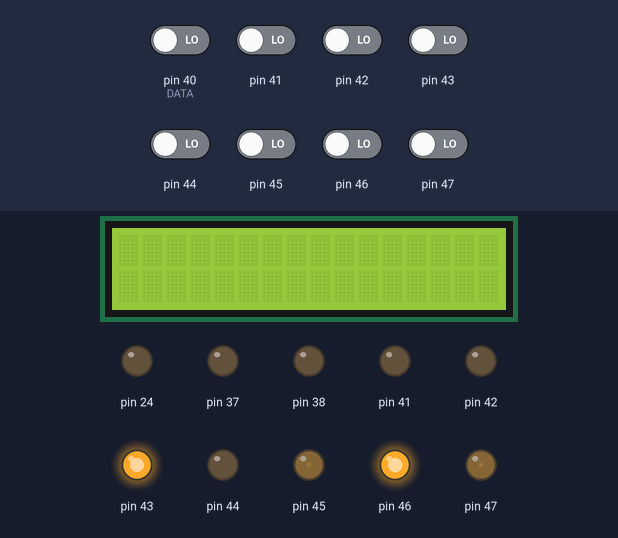
Simulated run of this sketch. Board: Arduino Mega 2560, built with avr-gcc and run on an emulated ATmega2560. Parts: 16×2 character LCD, output pins drawn as LEDs (lit = HIGH). Wiring (inferred from the signals the program sends): character LCD (HD44780): RS pin 23; E pin 50; data pin 25, pin 26, pin 27, pin 28, pin 29, pin 30, pin 31, pin 32. The inputs (shaded band) are chosen by the test bench; at power-on: pin 40 (DATA), pin 41–47 LOW. Pins used as bus, display or sensor lines are not drawn; what the sketch prints to the serial monitor is not drawn.

Above: at 0.2 s.
Timing chart, 0 to 1.7 s (numbered marks = the images above):
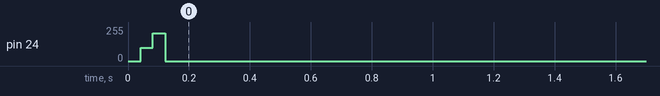

The sketch:

VSBP8-0.9.ino
```cpp
#define ADR 22
#define DATA 40
#define WE 50
#define OE 51
#define CE 52

char buff[200];

#define LEN 28
long prog[LEN] = {0x0000, 0x00, 0x08, 0x40, 0x08, 0x60, 0x08, -1, 0x0080, 0x00, 0x08, 0x01, 0x0a, 0x40, 0x08, 0x44, 0x08, 0x48, 0x08, 0x4c, 0x08, -1, 0x0100, 0x00, 0x48, 0x60, 0x48, -1};

void setup() {
  Serial.begin(9600);
  while(!Serial)
    delay(10);
  int i;
  int len;
  for (i = 22; i <= 53; i++)
    pinMode(i, INPUT);

  pinMode(WE, OUTPUT);
  digitalWrite(WE, HIGH);
  pinMode(OE, OUTPUT);
  digitalWrite(OE, HIGH);
  pinMode(CE, OUTPUT);
  digitalWrite(CE, LOW);
  for (i = 0; i < 17; i++)
    pinMode(ADR+i, OUTPUT);
  for (i = 0; i < 8; i++)
    pinMode(DATA+i, OUTPUT);
  page();

  for (i = 0; i < 8; i++)
    pinMode(DATA+i, INPUT);
  Serial.println(show(0x0000)); //should be 0x08
  Serial.println(show(128)); //should be 0x50
}

void page()
{
  long i, j;
  int pagehere;
  long page;
  for (i = 0, pagehere = 1; i < LEN;) {
    if (pagehere) {
      def(0x5555, 0xAA);
      def(0x2AAA, 0x55);
      def(0x5555, 0xA0);
      page = prog[i];
      Serial.print("page:");
      Serial.println(page);
      pagehere = 0;
      i++;
    }
    else if (prog[i] == -1) {
      pagehere = 1;
      digitalWrite(WE, HIGH);
      delay(20);
      i++;
    }
    else {
      def(page+prog[i], prog[i+1]);
      Serial.print(page+prog[i]);
      Serial.print(":");
      Serial.print(prog[i+1]);
      Serial.print(" i:");
      Serial.println(i);
      i += 2;
    }
  }
}

void setadr(long a)
{
  long i;
  for (i = 0; i < 17; i++)
    digitalWrite(ADR+i, LOW);
  for (i = 0; i < 17; i++)
    if (a & (1 << i))
      digitalWrite(ADR+i, HIGH);
}

void setval(int v)
{
  long i;
  for (i = 0; i < 8; i++)
    digitalWrite(DATA+i, LOW);
  for (i = 0; i < 8; i++)
    if (v & (1 << i))
      digitalWrite(DATA+i, HIGH);
}

void def(long a, int v)
{
  long i;
  setadr(a);
  digitalWrite(WE, HIGH);
  delayMicroseconds(5);
  digitalWrite(WE, LOW);
  setval(v);
}

int show(long a)
{
  long i;
  int val;
  digitalWrite(OE, LOW);
  setadr(a);
  for (val = 0, i = 0; i < 8; i++)
    if (digitalRead(DATA+i))
      val += (1 << i);
  digitalWrite(OE, HIGH);
  return (val);
}

void loop() {}
```

Measured:
- by itself, pin 24: 99/255 → 0/255 at 0.08 s
